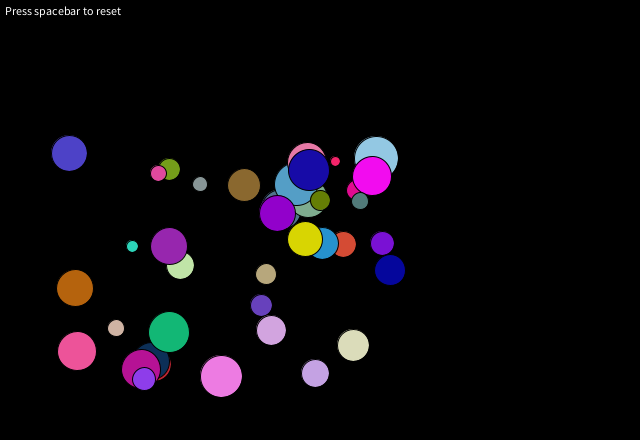
Frame 1 (no input)
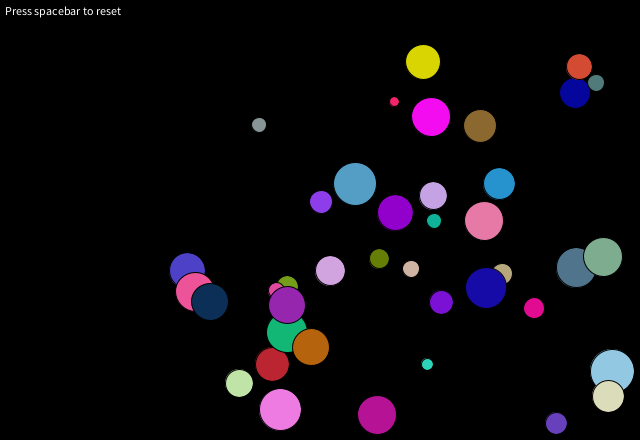
Frame 60 (the mouse pressed at the canvas centre just before this capture)
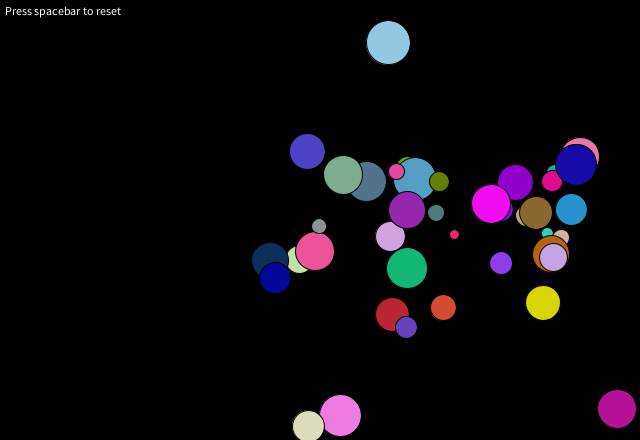
Frame 120 (the mouse held since frame 60 and released just before this capture)

The Processing sketch that drew these frames (run headless with seeded random() and noise(); from frame 60 on, the mouse is pressed at the canvas centre):

// Processing sketch: bouncyColorManyBalls
// ── bouncyColorManyBalls.pde
ArrayList ballSet = new ArrayList();

void resetAllBalls() {
  ballSet.clear();
  for(int i=0;i<40;i++) {
    ballSet.add( new Ball(50+(int)random(350),
                          150+(int)random(250),
                          1+(int)random(5),
                          -4-(int)random(6),
                          10+(int)random(35) ) );
  }
}

void keyPressed() {
  if(key == ' ') {
    resetAllBalls();
  }
}

void setup() {
  size(640,440);
  resetAllBalls();
}

void draw() {
  background(0);
  for(int i=0; i<ballSet.size(); i++) {
    Ball oneBall = (Ball)ballSet.get(i);
    oneBall.drawAndMoveBall();
  }
  fill(255,255,255);
  text("Press spacebar to reset",5,15);
}

// ── Ball.pde
class Ball {
  float ballX, ballY;
  float ballXV, ballYV;
  int ballDimension;
  int ballRadius;
  color myCol;

  Ball(int startX, int startY, int startXV,
       int startYV,int startDimension) {
       ballX = startX;
       ballY = startY;
       ballXV = (float)startXV;
       ballYV = (float)startYV;
       ballDimension = startDimension;
       ballRadius = ballDimension/2;
       myCol = color( random(255),
                      random(255),
                      random(255) );
  }  

  void drawAndMoveBall() {
    ballX += ballXV;
    ballY += ballYV;

    if (ballX+ballRadius > width) {
      if(ballXV > 0) {
        ballXV = -ballXV;
      }
    }
    if (ballX-ballRadius < 0) {
      if(ballXV < 0) {
        ballXV = -ballXV;
      }
    }
    if (ballY+ballRadius > height) {
      if(ballYV > 0) {
        ballYV = -ballYV;
        ballYV *= 0.97; // dampen speed upon bounce
      }
    }
    if (ballY-ballRadius < 0) {
      if(ballYV < 0) {
        ballYV = -ballYV;
      }
    }
    ballYV += 0.2; // gravity power
    fill(myCol);
    ellipse(ballX, ballY, ballDimension, ballDimension);
  }
  
}
